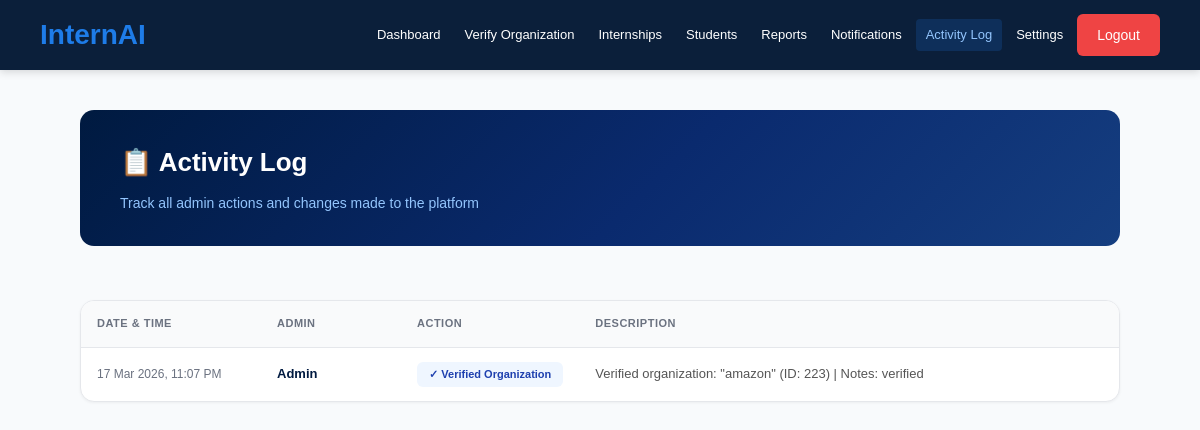
Before: /admin/activity-log (signed in) with the older database file.
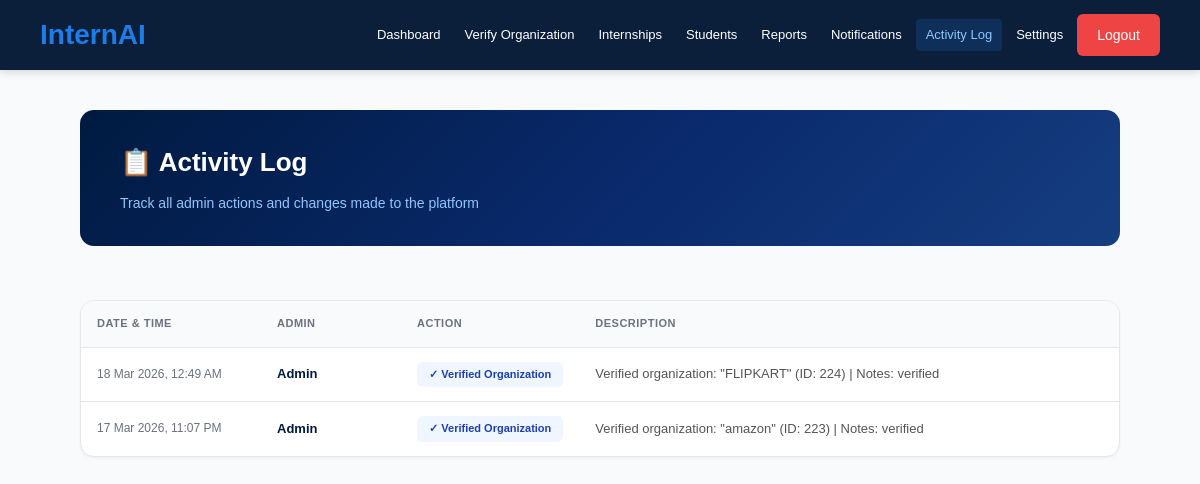
After: the same page with the newer database file.
### app.py (models this page shows)
class User(UserMixin, db.Model):
    id = db.Column(db.Integer, primary_key=True)
    name = db.Column(db.String(100))
    email = db.Column(db.String(100), unique=True)
    password = db.Column(db.String(100))
    role = db.Column(db.String(20))  # student, organization, admin

class AdminActivityLog(db.Model):
    id = db.Column(db.Integer, primary_key=True)
    admin_id = db.Column(db.Integer, db.ForeignKey('user.id'), nullable=False)
    action = db.Column(db.String(200), nullable=False)  # e.g., "Approved Internship", "Verified Organization"
    description = db.Column(db.Text)  # Detailed description of what was changed
    created_at = db.Column(db.DateTime, default=datetime.utcnow)
    admin = db.relationship('User', backref='activity_logs')

### app.py (the view)
@app.route('/admin/activity-log')
@login_required
@admin_required
def admin_activity_log():
    page = request.args.get('page', 1, type=int)
    per_page = 20
    activities = AdminActivityLog.query.order_by(AdminActivityLog.created_at.desc()).paginate(
        page=page, per_page=per_page, error_out=False
    )
    activity_list = []
    for activity in activities.items:
        admin_user = User.query.get(activity.admin_id)
        activity_list.append({
            'id': activity.id,
            'date': activity.created_at.strftime('%d %b %Y, %I:%M %p') if activity.created_at else '',
            'admin': admin_user.name if admin_user else 'Unknown Admin',
            'action': activity.action,
            'description': activity.description,
            'created_at': activity.created_at
        })
    return render_template('admin_activity_log.html', activities=activity_list, pagination=activities)

### app.py (called while the page is built)
def admin_required(f):
    @wraps(f)
    def decorated_function(*args, **kwargs):
        if not current_user.is_authenticated or current_user.role != 'admin':
            return redirect(url_for('home'))
        return f(*args, **kwargs)
    return decorated_function

@login_manager.user_loader
def load_user(user_id):
    return User.query.get(int(user_id))

### templates/admin_activity_log.html (shortened to what this page needs)
{% extends "base.html" %} {% block content %}
<div class="container admin-dashboard-page adm-dashboard-vertical">
  <main class="adm-main">
    <div class="activity-log-header">
      <h1>📋 Activity Log</h1>
      <p>Track all admin actions and changes made to the platform</p>
    </div>
    <div class="activity-table-container">
      {% if activities %}
      <table class="activity-table">
        <thead>
          <tr>
            <th style="width: 180px">Date & Time</th>
            <th style="width: 140px">Admin</th>
            <th style="width: 150px">Action</th>
            <th>Description</th>
          </tr>
        </thead>
        <tbody>
          {% for activity in activities %}
          <tr>
            <td class="date">{{ activity.date }}</td>
            <td class="admin">{{ activity.admin }}</td>
            <td class="action">
              {% if 'Approved' in activity.action or 'approve' in
              activity.action.lower() %}
              <span class="activity-badge approve"
                >✓ {{ activity.action }}</span
              >
              {% elif 'Rejected' in activity.action or 'reject' in
              activity.action.lower() %}
              <span class="activity-badge reject">✗ {{ activity.action }}</span>
              {% elif 'Verified' in activity.action or 'verify' in
              activity.action.lower() %}
              <span class="activity-badge verify">✓ {{ activity.action }}</span>
              {% else %}
              <span class="activity-badge update">{{ activity.action }}</span>
              {% endif %}
            </td>
            <td class="description" title="{{ activity.description }}">
              {{ activity.description if activity.description else 'No details'
              }}
            </td>
          </tr>
          {% endfor %}
        </tbody>
      </table>
      {% else %}
      <div class="empty-state">
        <div class="empty-state-icon">📭</div>
        <h3>No Activities Yet</h3>
        <p>Admin activities will appear here as they are recorded</p>
      </div>
      {% endif %}
    </div>
  </main>
</div>
{% endblock %}

### templates/base.html (shortened to what this page needs)
<!doctype html>
<html>
  <head>
    <link
      rel="stylesheet"
      href="{{ url_for('static', filename='style.css', v='20260315') }}"
    />
    {% if current_user.is_authenticated and current_user.role == 'admin' %}
    <link
      rel="stylesheet"
      href="{{ url_for('static', filename='admin.css', v='20260315') }}"
    />
    {% elif current_user.is_authenticated and current_user.role ==
    'organization' %}
    <link
      rel="stylesheet"
      href="{{ url_for('static', filename='org.css', v='20260315') }}"
    />
    {% elif current_user.is_authenticated and current_user.role == 'student' %}
    <link
      rel="stylesheet"
      href="{{ url_for('static', filename='student.css', v='20260315') }}"
    />
    {% endif %}
  </head>
  <body>
    {% if not current_user.is_authenticated %}
    <nav class="navbar">
      <div class="logo">InternAI</div>
      <ul class="nav-links">
        <li><a href="{{ url_for('home') }}">Home</a></li>
        <li><a href="{{ url_for('about') }}">About</a></li>
        <li><a href="{{ url_for('features') }}">Features</a></li>
        <li>
          <a href="{{ url_for('login') }}" class="register-btn">Login</a>
        </li>
      </ul>
    </nav>
    {% elif current_user.is_authenticated %}
    <nav
      class="navbar"
      style="
        background-color: #0b1f3a;
        padding: 0 40px;
        display: flex;
        justify-content: space-between;
        align-items: center;
        height: 70px;
        box-shadow: 0 2px 8px rgba(0, 0, 0, 0.15);
      "
    >
      <div style="font-size: 28px; font-weight: bold; color: #1e7ce8">
        InternAI
      </div>
      <div style="display: flex; gap: 4px; align-items: center">
        {% block nav_links %} {% if current_user.role == 'organization' %}
        <a
          href="/organization"
          style="
            color: #ffffff;
            text-decoration: none;
            font-size: 14px;
            padding: 8px 16px;
            border-radius: 4px;
            transition: background-color 0.3s ease;
          "
          >Dashboard</a
        >
        {% elif current_user.role == 'admin' %} {% for label, url in
        [('Dashboard','/admin'),('Verify
        Organization','/admin/organizations'),('Internships','/admin/internships'),('Students','/admin/students'),('Reports','/admin/reports'),('Notifications','/admin/notifications'),('Activity
        Log','/admin/activity-log'),('Settings','/admin/settings')] %}
        <a
          href="{{ url }}"
          style="color:#ffffff;text-decoration:none;font-size:13px;padding:6px 10px;border-radius:4px;transition:all 0.2s;white-space:nowrap;{% if request.path == url %}background:rgba(30,124,232,0.18);color:#93c5fd;{% endif %}"
          >{{ label }}</a
        >
        {% endfor %} {% endif %} {% endblock %}
        <a
          href="/logout"
          style="
            background-color: #ef4444;
            color: #ffffff;
            text-decoration: none;
            font-size: 14px;
            padding: 10px 20px;
            border-radius: 6px;
            transition: background-color 0.3s ease;
          "
          >Logout</a
        >
      </div>
    </nav>
    {% endif %} {% block content %}{% endblock %}
  </body>
</html>

### static/style.css (style rules this page uses)
* { margin: 0; padding: 0; box-sizing: border-box; font-family: Arial, sans-serif; }
body { background: #f8fafc; color: #0b1f3a; }
.navbar { background: #0b1f3a; padding: 18px 60px; display: flex; justify-content: space-between; align-items: center; }

### static/admin.css (style rules this page uses)
:root { --primary-dark: #001a40; --primary-blue: #1e7ce8; --success: #22c55e; --danger: #ef4444; --warning: #fbbf24; --text-white: #ffffff; --text-dark: #333333; --text-light: #666666; --bg-white: #ffffff; --bg-light: #f1f5f9; --border-color: #e5e7eb; --shadow-sm: 0 2px 8px rgba(0, 0, 0, 0.08); --shadow-md: 0 4px 16px rgba(0, 0, 0, 0.12); --glass-border: rgba(30, 124, 232, 0.3); --glass-shadow: 0 4px 20px rgba(30, 124, 232, 0.12); --glass-shadow-hover: 0 8px 32px rgba(30, 124, 232, 0.28); --glass-bg: #ffffff; }
* { margin: 0; padding: 0; box-sizing: border-box; }
body { font-family: 'Segoe UI', Tahoma, Geneva, Verdana, sans-serif; background: #f8fafc; color: var(--text-dark); line-height: 1.6; }
.navbar { background-color: var(--primary-dark); color: var(--text-white); padding: 0 40px; display: flex; justify-content: space-between; align-items: center; height: 70px; box-shadow: var(--shadow-sm); position: sticky; top: 0; z-index: 100; }
.container { max-width: 1400px; margin: 0 auto; padding: 40px 20px; }
table { width: 100%; border-collapse: collapse; }
table thead { background-color: var(--bg-light); border-bottom: 2px solid var(--border-color); }
table th { padding: 16px; text-align: left; font-weight: 600; color: var(--primary-dark); font-size: 12px; text-transform: uppercase; letter-spacing: 0.5px; }
table td { padding: 16px; border-bottom: 1px solid var(--border-color); font-size: 14px; color: var(--text-dark); }
table tbody tr { transition: background-color 0.2s ease; }
table tbody tr:last-child td { border-bottom: none; }
.admin-dashboard-page { max-width: 1440px; padding-top: 40px; }
.adm-main { display: flex; flex-direction: column; gap: 20px; }
.adm-dashboard-vertical { max-width: 1220px; }
.adm-dashboard-vertical .adm-main { max-width: 1040px; margin: 0 auto; gap: 22px; }

### templates/admin_activity_log.html (style rules this page uses)
.activity-log-header { background: linear-gradient(135deg, #001a40 0%, #0a2a6e 55%, #153e80 100%); border-radius: 14px; padding: 32px 40px; color: #fff; margin-bottom: 32px; animation: fadeInUp 0.6s ease-out; }
.activity-log-header h1 { font-size: 26px; font-weight: 800; margin: 0 0 8px; }
.activity-log-header p { color: #93c5fd; font-size: 14px; margin: 0; }
.activity-table-container { background: #fff; border: 1px solid #e5e7eb; border-radius: 14px; overflow: hidden; margin-bottom: 24px; animation: fadeInUp 0.6s ease-out 0.15s both; box-shadow: 0 1px 3px rgba(0, 0, 0, 0.05); }
.activity-table { width: 100%; border-collapse: collapse; }
.activity-table thead { background-color: #f9fafb; border-bottom: 1px solid #e5e7eb; }
.activity-table th { padding: 14px 16px; text-align: left; font-size: 11px; font-weight: 700; color: #6b7280; text-transform: uppercase; letter-spacing: 0.5px; }
.activity-table tbody tr { border-bottom: 1px solid #f3f4f6; transition: background-color 0.2s ease; }
.activity-table tbody tr:last-child { border-bottom: none; }
.activity-table td { padding: 14px 16px; font-size: 13px; color: #374151; }
.activity-table td.date { font-size: 12px; color: #6b7280; white-space: nowrap; }
.activity-table td.admin { font-weight: 600; color: #001a40; }
.activity-table td.action { font-weight: 600; color: #1e7ce8; }
.activity-table td.description { color: #555; max-width: 400px; overflow: hidden; text-overflow: ellipsis; white-space: nowrap; }
.activity-badge { display: inline-block; padding: 4px 12px; border-radius: 6px; font-size: 11px; font-weight: 700; white-space: nowrap; }
.activity-badge.verify { background: #eff6ff; color: #1e40af; }

Changed rows visible on the page:
added AdminActivityLog: action "Verified Organization", description "Verified organization: \"FLIPKART\" (ID: 224) | Notes: verified"
Other visible differences:
new list line: "18 Mar 2026, 12:49 AM"
new list line: "Admin"
